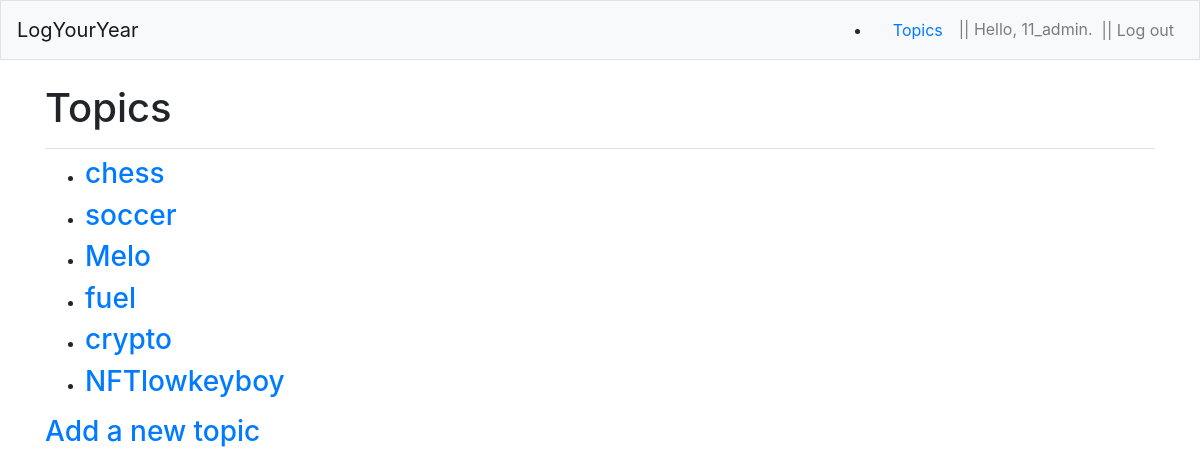
Page /topics/ (signed in) on the earlier database version.
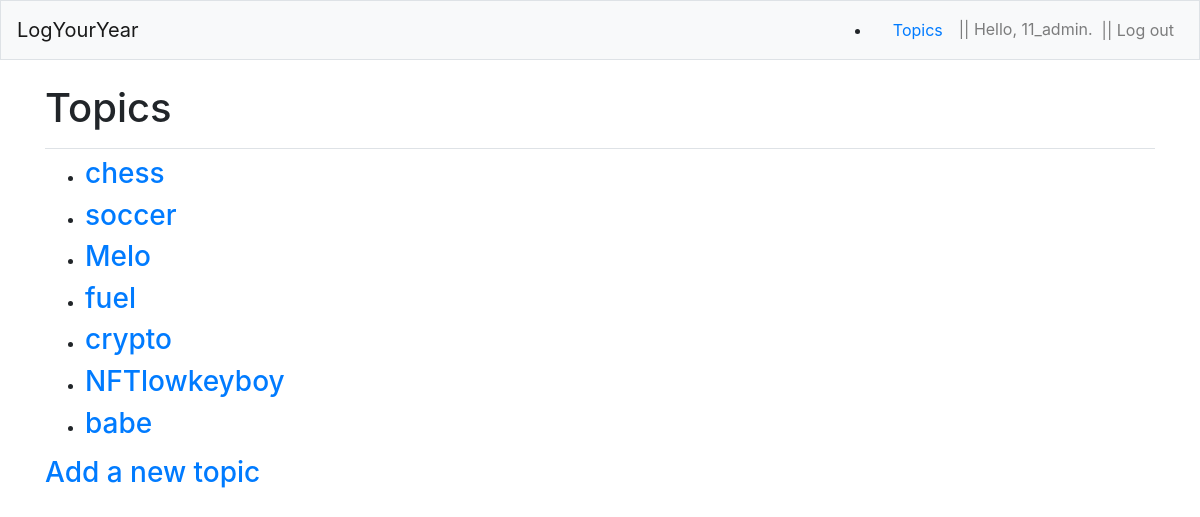
Same page on the later database version.
### learning_logs/models.py (models this page shows)
class Topic(models.Model):
    text = models.CharField(max_length=200)
    date_added = models.DateTimeField(auto_now_add=True)
    owner = models.ForeignKey(User, on_delete=models.CASCADE)
    def __str__(self):
        return self.text

### learning_logs/views.py (the view)
# urls.py: path('topics/', views.topics, name='topics'),
@login_required
def topics(request):
    topics = Topic.objects.filter(owner=request.user).order_by('date_added')
    context = {'topics': topics}
    return render(request, 'learning_logs/topics.html', context)

### templates/learning_logs/topics.html
 {% extends "learning_logs/base.html" %}
{% block page_header %}
  <h1>Topics</h1>
{% endblock page_header %}
 {% block content %}
  <ul>
    {% for topic in topics %}
      <li><h3>
        <a href="{% url 'learning_logs:topic' topic.id %}">{{ topic }}</a>
      </h3></li>
    {% empty %}
      <li><h3>No topics have been added yet.</h3></li>
    {% endfor %}
  </ul>
  <h3><a href="{% url 'learning_logs:new_topic' %}">Add a new topic</a></h3>
{% endblock content %}

### templates/learning_logs/base.html (shortened to what this page needs)
{% load bootstrap4 %}
<!doctype html>
<html lang="en">
<head>
  {% bootstrap_css %}
</head>
<body>
  <nav class="navbar navbar-expand-md navbar-light bg-light mb-4 border">
    <a class="navbar-brand" href="{% url 'learning_logs:home'%}">LogYourYear</a>
          <li class="nav-item"></li>
             <a class="nav-link" href="{% url 'learning_logs:topics'%}">
                Topics</a></li>
       <ul class="navbar-nav ml-auto">
         {% if user.is_authenticated %}
           <li class="nav-item">
             <span class="navbar-text"}">|| Hello, {{ user.username  }}. </span>
           </li>
           <li class="nav-item  align-items-center">
             <form action="{% url 'users:logout' %}" method="post" >
               <button type="submit" class="btn btn-link nav-link  ">
                 || Log out
               </button>
             </form>
           </li>
         {% else %}
           <li class="nav-item">
             <a class="nav-link" href="{% url 'users:register' %}">Register</a>
           </li>
           <li class="nav-item">
            <a class="nav-link" href="{% url 'users:login' %}">Log in</a></li>
         {% endif %}
      </ul>
  </nav>
  <main role="main" class="container">
    <div class="pb-2 mb-2 border-bottom">
      {% block page_header %}{% endblock page_header %}
    </div>
    <div>
      {% block content %}{% endblock content %}
    </div>
  </main>
</body>
</html>

Differences in the rows shown:
added Topic: text "babe"
